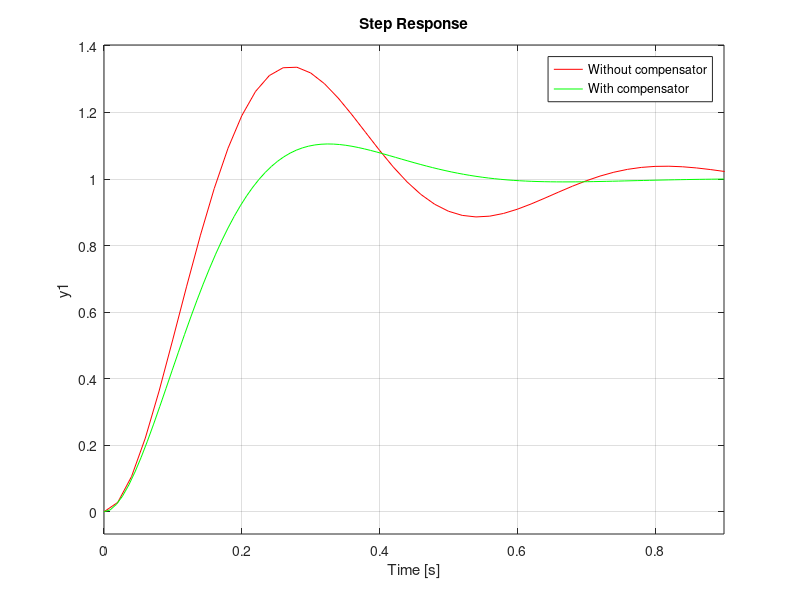
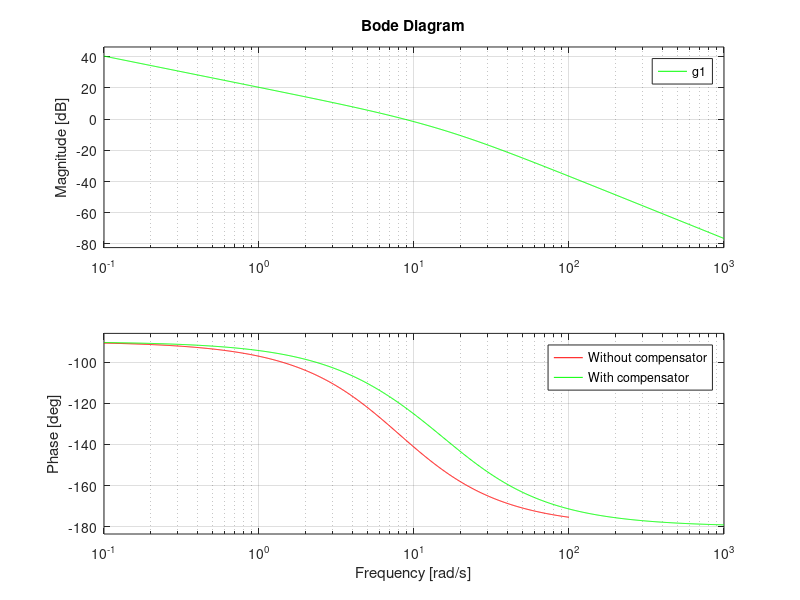

Reproduce these figures in MATLAB, in order.
clc;
clear all;
close all;

%q1
% n = [30];
% d = conv(conv([1 0],[0.25,1]),[0.0125 1]);
% g = tf(n,d);
% g_un = feedback(g,1,-1);
% n = conv([6.3],[2.13 1]);
% d = [13.419 1];
% g_c = tf(n,d);
% g1 = series(g,g_c);
% g_comp = feedback(g1,1,-1)
% 
% figure(1);
% step(g_un,'r')
% hold on;
% step(g_comp,'g')
% legend('Without compensator','With compensator')
% 
% figure(2);
% bode(g,'r');
% [Gm_un,Pm_un,Wgm_un,Wpm_un] = margin(g)
% hold on;
% 
% legend('Without compensator','With compensator')
% bode(g1,'g')
% [Gm_comp,Pm_comp,Wgm_comp,Wpm_comp] = margin(g)
% legend('Without compensator','With compensator')



%q2
n = [150];
d = conv([1 0],[1 8]);
g = tf(n,d)
g_un = feedback(g,1,-1)
n = [1 9.1];
d = [1 16.25];
g_c = tf(n,d)
g1 = series(g_c,g)
g_comp = feedback(g1,1,-1)
figure(1)
step(g_un,'r')
hold on;
step(g_comp,'g')
legend('Without compensator','With compensator')

figure(2)
bode(g,'r')
[Gm_un,Pm_un,Wgm_un,Wpm_un] = margin(g)
hold on;
bode(g1,'g')
[Gm_comp,Pm_comp,Wgm_comp,Wpm_comp] = margin(g1)
legend('Without compensator','With compensator')